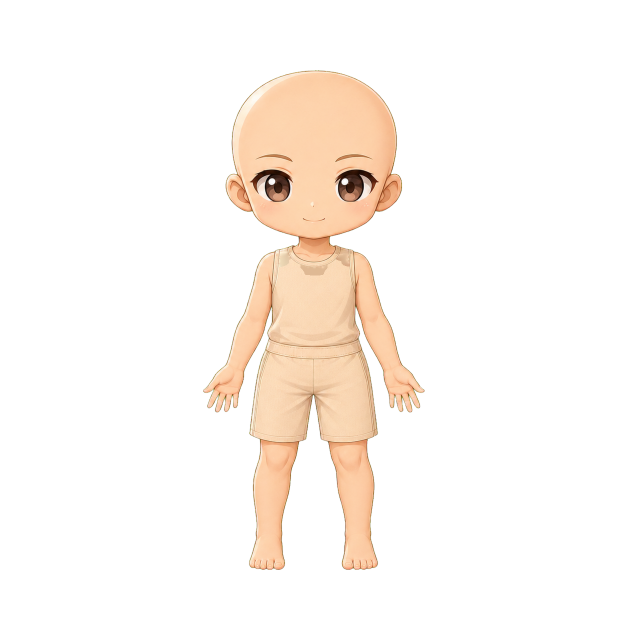
#> input picture assets/base_bodies/base_body_001_neutral_master.png, 1254 x 1254 px, found by its file name (shown at 1/2 size)
$ python build_outfit.py --out out.png
#> lines starting #> are read from the running program, lines starting #| are printed output that depends on the picture; after the words box and inside, x2 and y2 are one past the last pixel; in counts of white or black regions, pixels touching at a corner belong together
#!/usr/bin/env python3
"""Build a fitted outfit layer from the registered base body.

Outfits are painted artwork, so this is not a substitute for a proper render. It
exists because `outfits` is a release blocker: with the category empty every
token shows the skin-toned mannequin garment and reads as unclothed at thumbnail
size. A procedural garment that clears the skin tone unblocks the pipeline and
gives the collection something honest to sit on until painted outfits arrive.

The approach avoids the usual failure of procedural clothing — lighting that does
not match the character — by deriving shading from the base body's own luminance
wherever the garment overlaps it. The skirt extends past the body, so folds there
are synthesised and blended to meet the inherited shading.

Every output is gated with:
    rig_gate_report.py --trait <file> --max-width-ratio 1.15 --min-skin-contrast 70
"""

from __future__ import annotations

import argparse
import math
from pathlib import Path

from PIL import Image, ImageDraw, ImageFilter

CANVAS = 1254
CENTER_X = 627
SS = 2

BASE_BODY = Path("assets/base_bodies/base_body_001_neutral_master.png")

COLLAR_Y = 498
SHOULDER_Y = 572
WAIST_Y = 808
HEM_Y = 1104
SLEEVE_BOTTOM_Y = 742   # above the hands, so they stay bare skin

# Half-width of the garment silhouette at each Y, measured against the base body.
PROFILE = [
    (COLLAR_Y, 84), (530, 112), (SHOULDER_Y, 131), (640, 128), (720, 123),
    (WAIST_Y, 118), (880, 133), (960, 152), (1040, 168), (HEM_Y, 176),
]

PALETTES: dict[str, dict[str, tuple[int, int, int]]] = {
    "navy":   {"shadow": (18, 22, 52),  "base": (38, 46, 96),   "light": (78, 92, 158),
               "trim": (206, 176, 104)},
    "black":  {"shadow": (14, 14, 20),  "base": (32, 32, 42),   "light": (72, 72, 88),
               "trim": (150, 150, 164)},
    "plum":   {"shadow": (44, 30, 54),  "base": (86, 64, 100),  "light": (140, 116, 156),
               "trim": (214, 200, 214)},
    "oxblood": {"shadow": (48, 20, 24), "base": (94, 40, 44),   "light": (150, 78, 74),
                "trim": (232, 226, 214)},
    "olive":  {"shadow": (40, 44, 26),  "base": (78, 84, 48),   "light": (128, 134, 86),
               "trim": (206, 202, 170)},
}


def half_width(y: float) -> float:
    """Linear interpolation through the profile table."""
    if y <= PROFILE[0][0]:
        return PROFILE[0][1]
    for (y0, w0), (y1, w1) in zip(PROFILE, PROFILE[1:]):
        if y0 <= y <= y1:
            t = (y - y0) / (y1 - y0)
            return w0 + (w1 - w0) * t
    return PROFILE[-1][1]


def garment_mask(body_alpha: Image.Image) -> Image.Image:
    """Robe silhouette: profile body and skirt, union the sleeves from the body."""
    size = CANVAS * SS
    mask = Image.new("L", (size, size), 0)
    draw = ImageDraw.Draw(mask)

    left_edge = []
    right_edge = []
    for y in range(COLLAR_Y, HEM_Y + 1, 2):
        w = half_width(y)
        left_edge.append(((CENTER_X - w) * SS, y * SS))
        right_edge.append(((CENTER_X + w) * SS, y * SS))
    draw.polygon(left_edge + list(reversed(right_edge)), fill=255)

    # Sleeves: the body's own upper-arm silhouette, stopping above the hands so
    # the hands composite as bare skin.
    sleeves = Image.new("L", (size, size), 0)
    band = body_alpha.crop((0, COLLAR_Y, CANVAS, SLEEVE_BOTTOM_Y)).point(
        lambda v: 255 if v > 8 else 0
    ).resize((size, (SLEEVE_BOTTOM_Y - COLLAR_Y) * SS), Image.NEAREST)
    sleeves.paste(band, (0, COLLAR_Y * SS))
    mask.paste(255, (0, 0), sleeves)

    # Neckline: a scooped opening so the neck and collar read.
    neck_w, neck_h = 43, 33
    # Sits on the neck line so the collar closes high rather than scooping open.
    neck_y = COLLAR_Y - 6
    draw.ellipse(
        [(CENTER_X - neck_w) * SS, (neck_y - neck_h) * SS,
         (CENTER_X + neck_w) * SS, (neck_y + neck_h) * SS],
        fill=0,
    )
    return mask.filter(ImageFilter.GaussianBlur(SS * 0.6))


def shading_field(body: Image.Image) -> Image.Image:
    """Luminance to drive the palette: inherited from the body, folds elsewhere."""
    size = CANVAS * SS
    inherited = body.convert("L").resize((size, size), Image.LANCZOS)

    folds = Image.new("L", (size, size), 128)
    pixels = folds.load()
    for x in range(0, size, 2):
        u = (x / SS - CENTER_X) / 180.0
        value = 128 + 52 * math.sin(u * 5.2) - 30 * u
        value = max(0, min(255, int(value)))
        for y in range(0, size, 2):
            pixels[x, y] = value
            if x + 1 < size:
                pixels[x + 1, y] = value
            if y + 1 < size:
                pixels[x, y + 1] = value
                if x + 1 < size:
                    pixels[x + 1, y + 1] = value
    folds = folds.filter(ImageFilter.GaussianBlur(SS * 3))

    # Body luminance where the body exists, folds beyond it; blended so the skirt
    # continues the inherited lighting instead of switching to a different scheme.
    body_mask = body.getchannel("A").resize((size, size), Image.LANCZOS)
    return Image.composite(Image.blend(folds, inherited, 0.72), folds, body_mask)


def palette_lut(palette: dict[str, tuple[int, int, int]]) -> list[list[int]]:
    shadow, base, light = palette["shadow"], palette["base"], palette["light"]
    channels: list[list[int]] = [[], [], []]
    for level in range(256):
        t = level / 255.0
        for index in range(3):
            if t < 0.55:
                local = t / 0.55
                value = shadow[index] + (base[index] - shadow[index]) * local
            else:
                local = (t - 0.55) / 0.45
                value = base[index] + (light[index] - base[index]) * local
            channels[index].append(max(0, min(255, round(value))))
    return channels


def draw_trim(mask: Image.Image, palette: dict, size: int) -> Image.Image:
    """Collar, cuff and hem bands, clipped to the garment."""
    trim = Image.new("L", (size, size), 0)
    draw = ImageDraw.Draw(trim)
    thickness = int(9 * SS)

    for y in (COLLAR_Y + 42, HEM_Y - 20):
        w = half_width(y)
        draw.rectangle([(CENTER_X - w) * SS, y * SS - thickness // 2,
                        (CENTER_X + w) * SS, y * SS + thickness // 2], fill=255)
    # Centre placket, the vertical line that reads as a coat closure.
    draw.rectangle([CENTER_X * SS - thickness // 2, (COLLAR_Y + 42) * SS,
                    CENTER_X * SS + thickness // 2, (HEM_Y - 20) * SS], fill=255)
    trim = trim.filter(ImageFilter.GaussianBlur(SS * 0.5))
    trim.paste(0, (0, 0), mask.point(lambda v: 255 - v))
    return trim


def build(palette_name: str) -> Image.Image:
    body = Image.open(BASE_BODY).convert("RGBA")
    size = CANVAS * SS
    palette = PALETTES[palette_name]

    mask = garment_mask(body.getchannel("A"))
    shading = shading_field(body)
    red, green, blue = palette_lut(palette)
    fabric = Image.merge("RGB", (shading.point(red), shading.point(green), shading.point(blue)))

    trim = draw_trim(mask, palette, size)
    fabric.paste(Image.new("RGB", (size, size), palette["trim"]), (0, 0), trim)

    garment = Image.new("RGBA", (size, size), (0, 0, 0, 0))
    garment.paste(fabric, (0, 0), mask)
    return garment.resize((CANVAS, CANVAS), Image.LANCZOS)


def main(argv: list[str] | None = None) -> int:
    parser = argparse.ArgumentParser(description=__doc__)
    parser.add_argument("--palette", choices=sorted(PALETTES), default="navy")
    parser.add_argument("--out", type=Path, required=True)
    args = parser.parse_args(argv)

    image = build(args.palette)
#> in build, body is the input picture: PIL image 1254x1254 RGBA; mean R, G, B, A 35.8, 29.5, 23.8, 37.7
#> in garment_mask, `mask = Image.new("L", (size, size), 0)`: mask: PIL image 2508x2508 L; every value is 0
#> in garment_mask, `band = body_alpha.crop((0, COLLAR_Y, CANVAS, SLEEVE_BOTTOM_Y)).point( ..`:
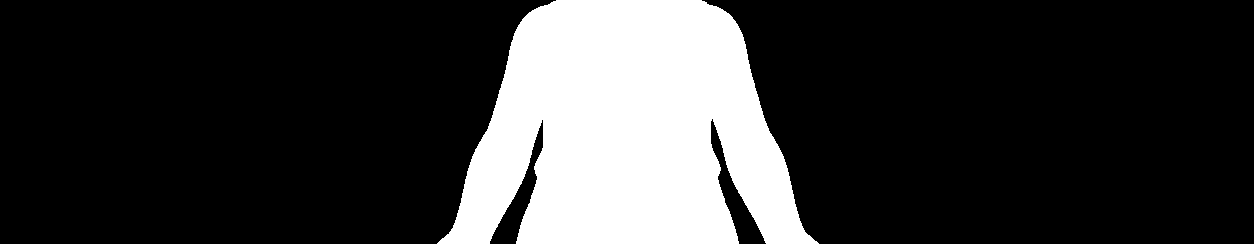
#> band: PIL image 2508x488 L (shown at 1/2 size); 21.2% white; 1 white region, box (x1, y1, x2, y2) and area: (874, 0, 1638, 488) 260064
#> in garment_mask, `sleeves.paste(band, (0, COLLAR_Y * SS))`: sleeves: PIL image 2508x2508 L; 4.1% white; 1 white region, box (x1, y1, x2, y2) and area: (874, 996, 1638, 1484) 260064
#> in garment_mask, `mask.paste(255, (0, 0), sleeves)`: mask: PIL image 2508x2508 L; 11% white; 1 white region, box (x1, y1, x2, y2) and area: (874, 996, 1638, 2209) 692418
#> in shading_field, `inherited = body.convert("L").resize((size, size), Image.LANCZOS)`:
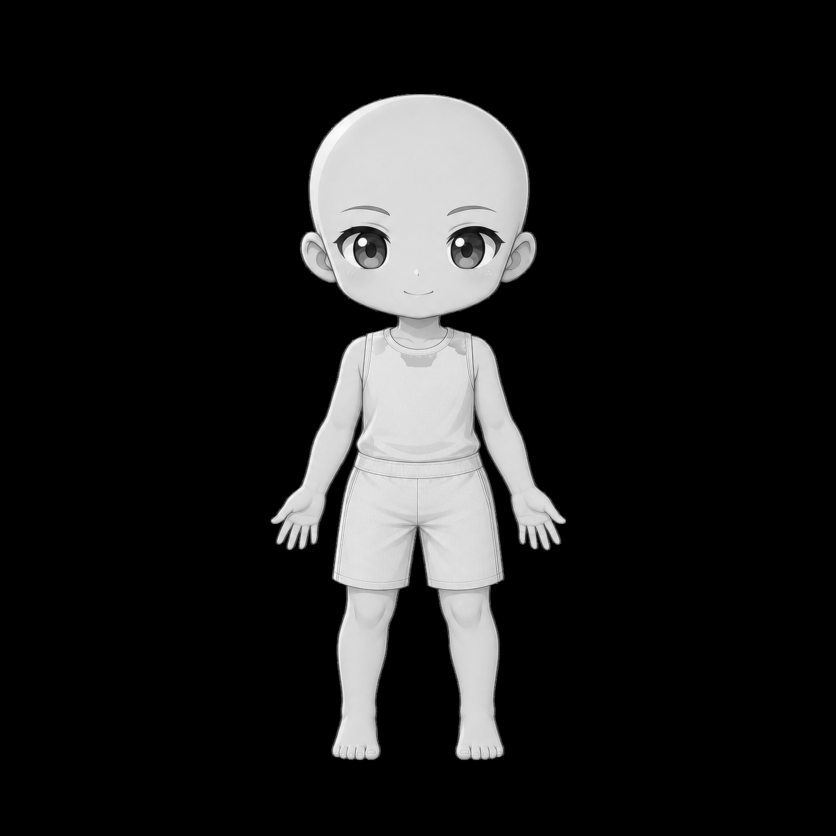
#> inherited: PIL image 2508x2508 L (shown at 1/3 size); min 0, max 255, mean 30.8
#> in shading_field, `folds = Image.new("L", (size, size), 128)`: folds: PIL image 2508x2508 L; every value is 128
#> in shading_field, `body_mask = body.getchannel("A").resize((size, size), Image.LANCZOS)`:
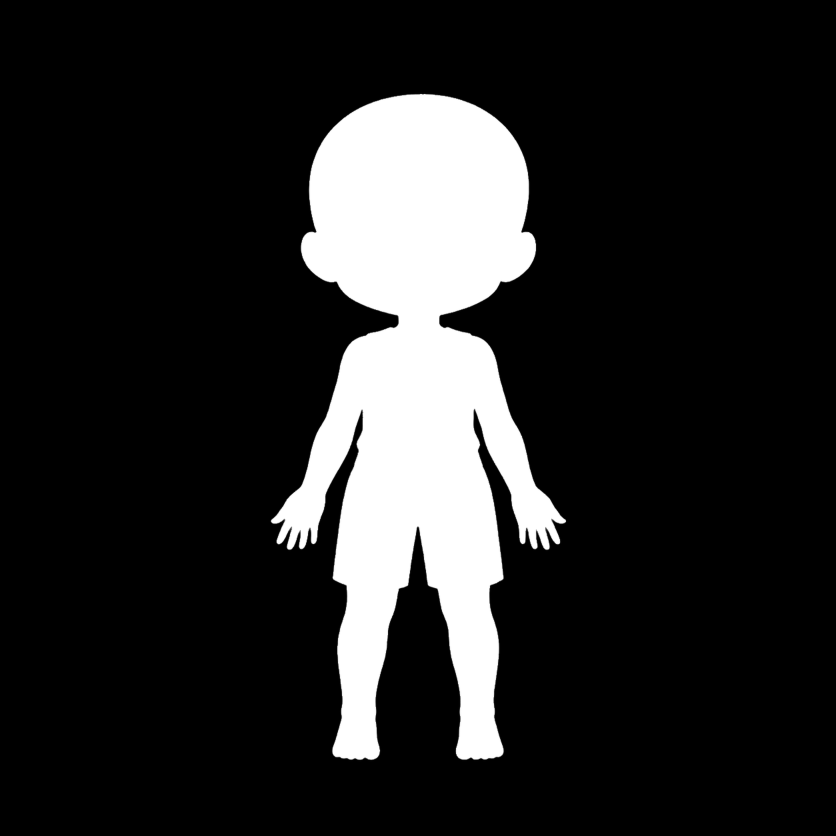
#> body_mask: PIL image 2508x2508 L (shown at 1/3 size); min 0, max 255, mean 37.7
#> in shading_field, `return Image.composite(Image.blend(folds, inherited, 0.72), folds, bod..`:
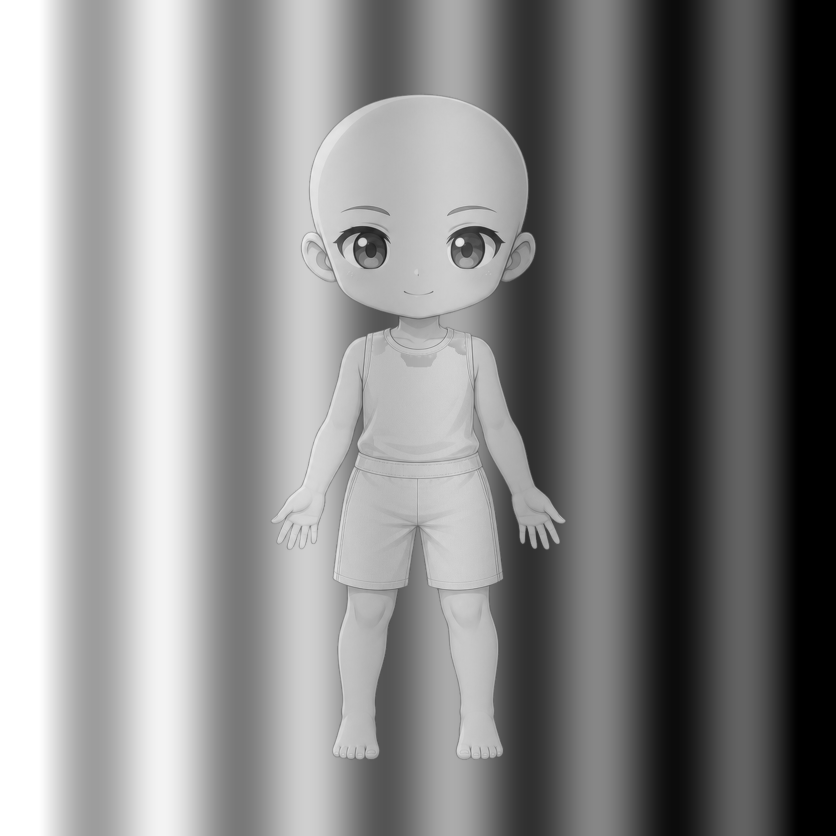
#> returned value: PIL image 2508x2508 L (shown at 1/3 size); min 0, max 255, mean 135.9
#> in build, `fabric = Image.merge("RGB", (shading.point(red), shading.point(green),..`:
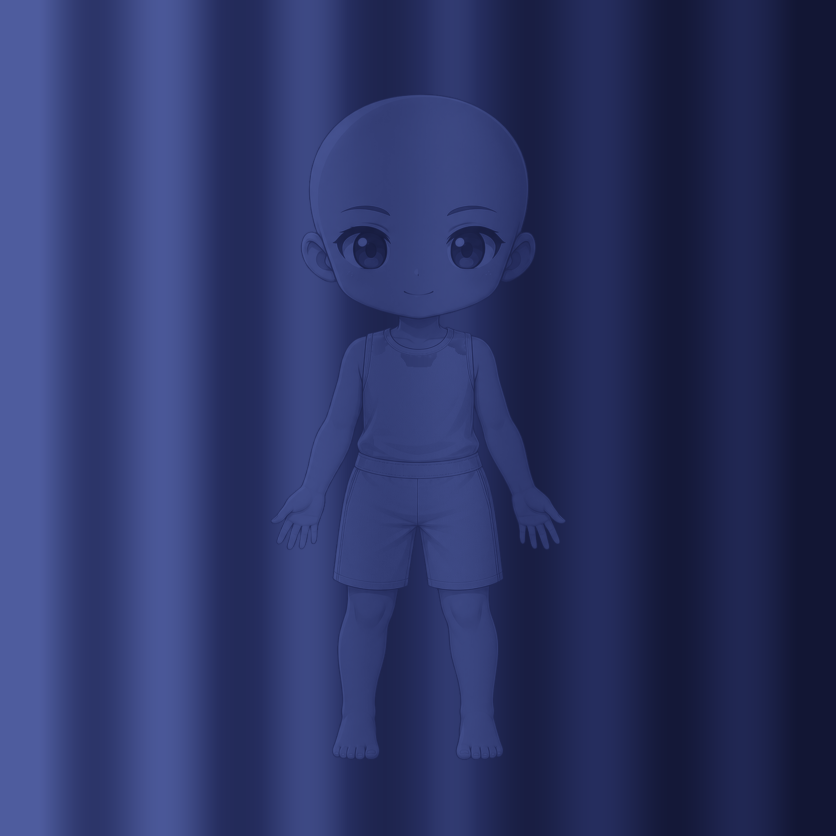
#> fabric: PIL image 2508x2508 RGB (shown at 1/3 size); mean R, G, B 43.3, 51.9, 101.2
#> in draw_trim, `trim = trim.filter(ImageFilter.GaussianBlur(SS * 0.5))`:
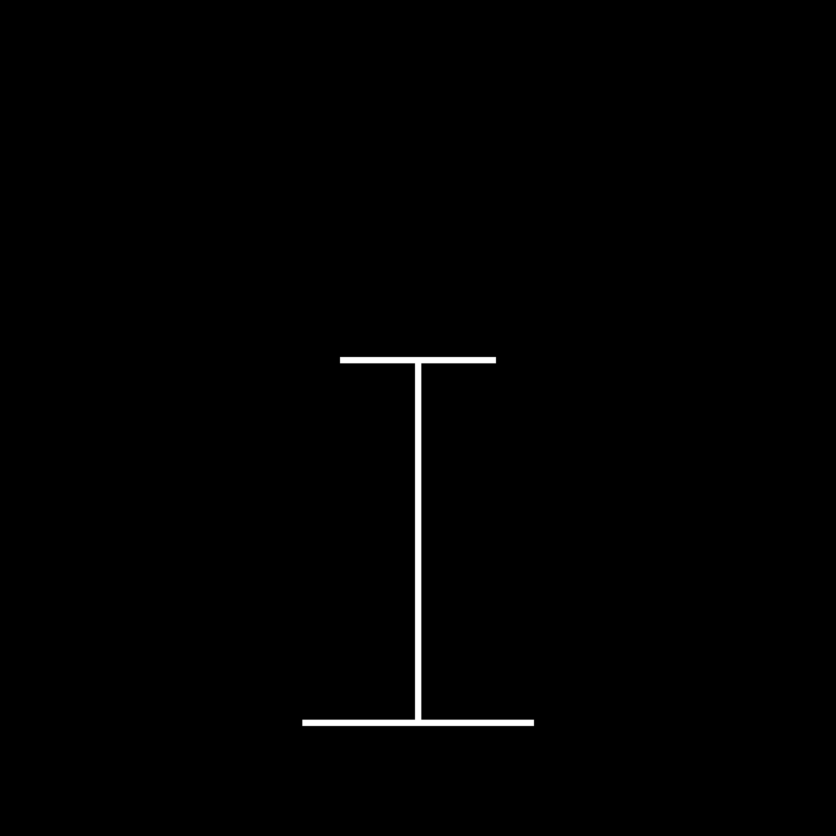
#> trim: PIL image 2508x2508 L (shown at 1/3 size); min 0, max 255, mean 1.7
#> in build, `garment = Image.new("RGBA", (size, size), (0, 0, 0, 0))`: garment: PIL image 2508x2508 RGBA; every value is 0
#> in build, `garment.paste(fabric, (0, 0), mask)`:
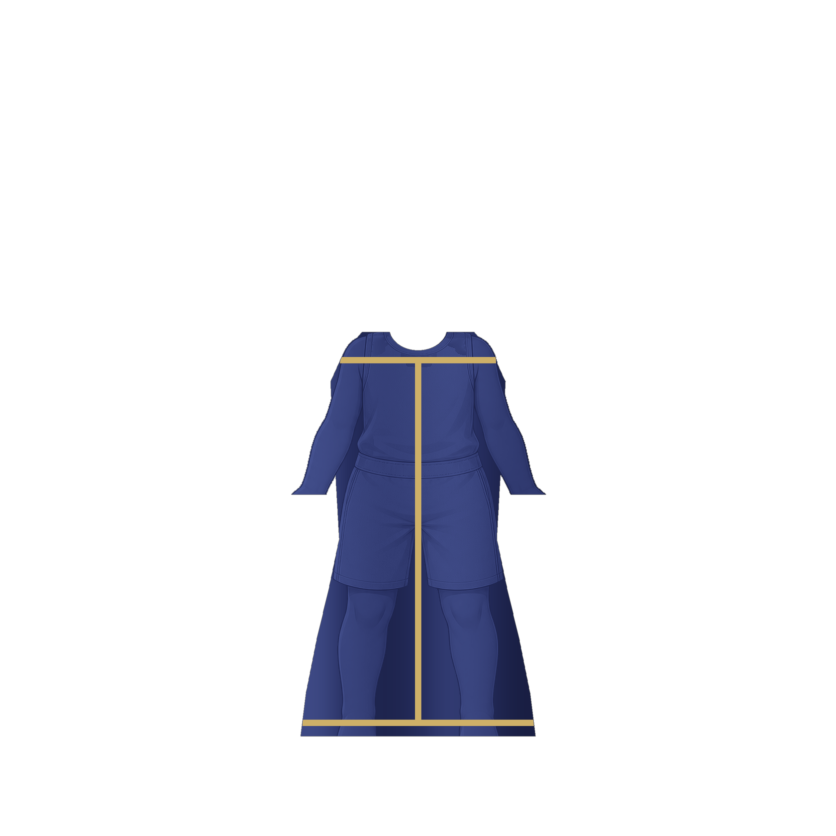
#> garment: PIL image 2508x2508 RGBA (shown at 1/3 size); mean R, G, B, A 6.5, 7.3, 12.4, 27.8; transparent parts drawn white
    args.out.parent.mkdir(parents=True, exist_ok=True)
    image.save(args.out)

    bbox = image.getchannel("A").getbbox()
#> bbox = (436, 495, 820, 1108)
    left, top, right, bottom = bbox[0], bbox[1], bbox[2] - 1, bbox[3] - 1
#> left = 436; top = 495; right = 819; bottom = 1107
    print(f"Wrote {args.out}")
    print(f"  bounds [{left},{top},{right},{bottom}]  width {right - left + 1}")
#|   bounds [436,495,819,1107]  width 384
    return 0


if __name__ == "__main__":
    raise SystemExit(main())
#> (the program exits here)
